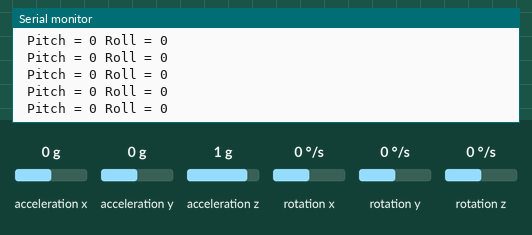
Simulated run of this sketch. Board: Arduino Uno, built with avr-gcc and run on an emulated ATmega328P. On the bench: the last lines printed to the serial monitor. The inputs (shaded band) are chosen by the test bench; at power-on: acceleration x 0 g, acceleration y 0 g, acceleration z 1 g, rotation x 0 °/s, rotation y 0 °/s, rotation z 0 °/s.

Above: at 1.2 s.
1.3 s: acceleration x set to 0.8 g
At 2.0 s:
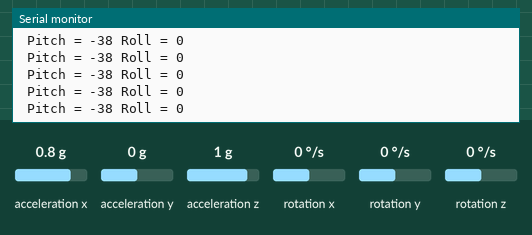
4.3 s: acceleration y set to -1.4 g
At 4.8 s:
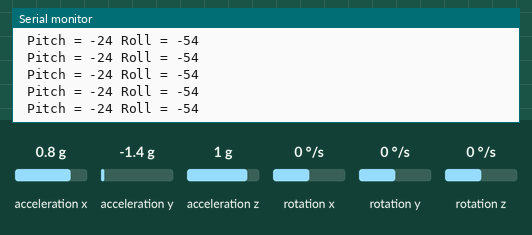
5.8 s: acceleration x set to -1.4 g
At 6.8 s:
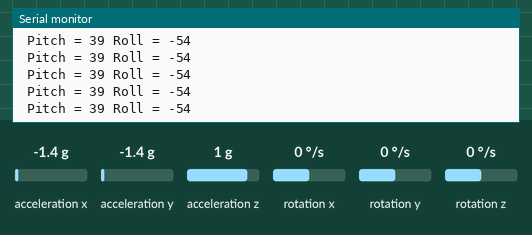
8.8 s: acceleration z set to -1.4 g
At 9.7 s:
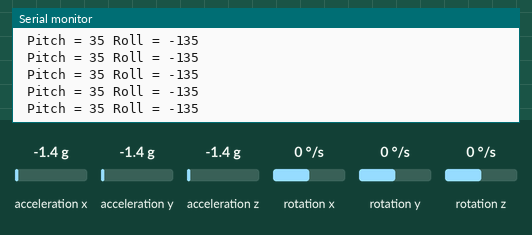
Timing chart, 0 to 11.3 s (numbered marks = the images above; inputs shaded):
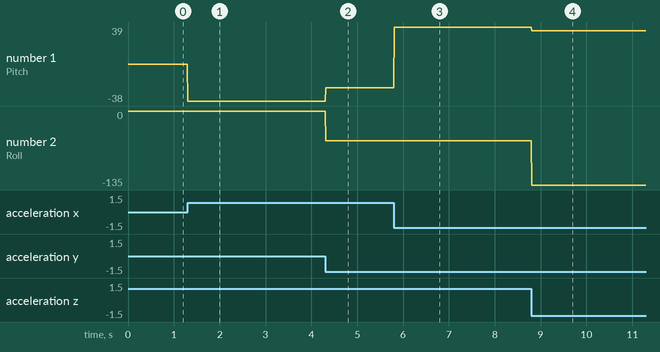

The sketch:

valAccelerometru_TXESP.ino
```cpp
#include <Wire.h>
#include <MPU6050.h>

#define ADXL_SCL 21
#define ADXL_SDA 20

#include <SoftwareSerial.h>
SoftwareSerial hackPitch(0, 1);
SoftwareSerial hackRoll(5, 6);
SoftwareSerial hackFall(8, 9);
MPU6050 mpu;

int fall;

void setup()
{
  Serial.begin(115200);
  hackPitch.begin(115200);
  hackRoll.begin(115200);
  hackFall.begin(115200);
  while(!mpu.begin(MPU6050_SCALE_2000DPS, MPU6050_RANGE_2G))
  {
    Serial.println("Could not find a valid MPU6050 sensor, check wiring!");
    delay(500);
  }
}

void loop()
{
  // Read normalized values
  Vector normAccel = mpu.readNormalizeAccel();

  // Calculate Pitch & Roll
  int pitch = -(atan2(normAccel.XAxis, sqrt(normAccel.YAxis*normAccel.YAxis + normAccel.ZAxis*normAccel.ZAxis))*180.0)/M_PI;
  int roll = (atan2(normAccel.YAxis, normAccel.ZAxis)*180.0)/M_PI;

  // Output
  Serial.print(" Pitch = ");
  Serial.print(pitch);
  Serial.print(" Roll = ");
  Serial.print(roll);
  Serial.println();
  delay(10);
  hackPitch.write(pitch);
  hackRoll.write(roll);
  hackFall.write(fall);
}
```

Measured:
- after the input at 1.3 s, the serial monitor: prints a new line at once (image 1)
- after the input at 4.3 s, the serial monitor: prints a new line at once (image 2)
- after the input at 5.8 s, the serial monitor: prints a new line at once (image 3)
- after the input at 8.8 s, the serial monitor: prints a new line at once (image 4)
- plotted number 1: 0 → -38 after the input at 1.3 s, -38 → -24 after the input at 4.3 s, -24 → 39 after the input at 5.8 s, 39 → 35 after the input at 8.8 s
- plotted number 2: 0 → -54 after the input at 4.3 s, -54 → -135 after the input at 8.8 s
